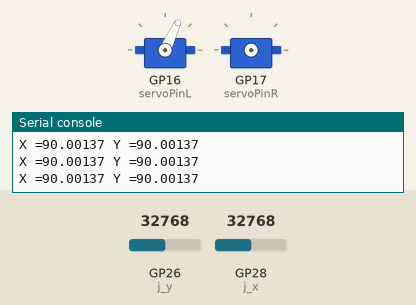
Recording of a program running on a simulated Raspberry Pi Pico running MicroPython. Shown: 2 × servo, the last lines printed to the serial console. The test bench sets the inputs (shaded band); at power-on: GP26 (j_y) = 32768, GP28 (j_x) = 32768 (analog values on the 0–65535 scale). Servo angles are drawn from the pulse width (0.5 ms = 0°, 2.5 ms = 180°).

Above: at 1.2 s.
1.3 s: GP26 (j_y) set to 0
At 2.1 s:
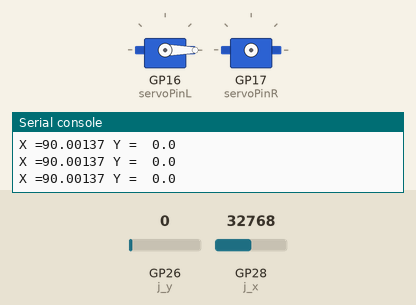
2.9 s: GP28 (j_x) set to 0
4.5 s: GP28 (j_x) set to 19660
At 5.0 s:
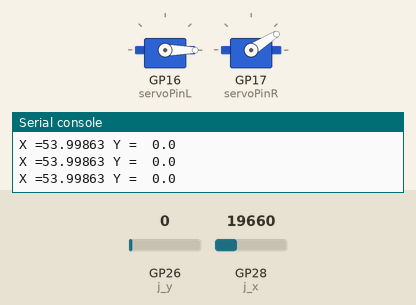
6.1 s: GP28 (j_x) set to 45874
At 7.4 s:
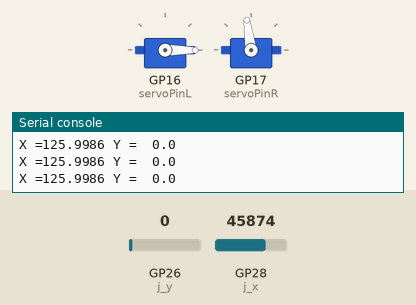
7.7 s: GP28 (j_x) set to 57670
At 9.0 s:
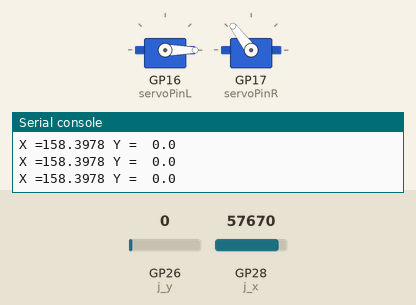
9.3 s: GP28 (j_x) set to 65535
At 10.6 s:
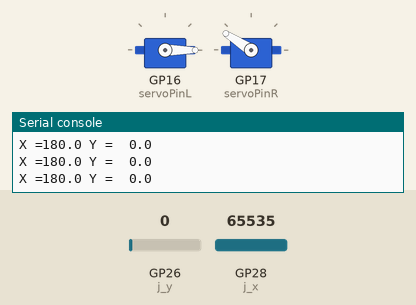
Timing chart, 0 to 11.9 s (numbered marks = the images above; inputs shaded):
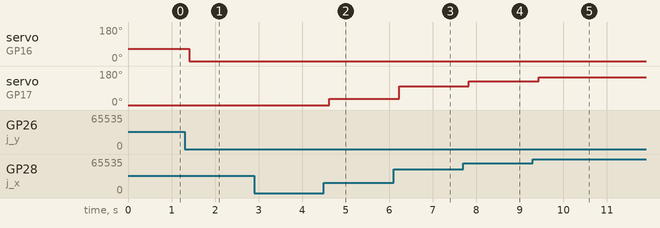

Measured:
- after the input at 1.3 s, servo on GP16 (servoPinL): 65° → 0° after 0.11 s
- after the input at 4.5 s, servo on GP17 (servoPinR): 0° → 32° after 0.12 s
- after the input at 6.1 s, servo on GP17 (servoPinR): 32° → 98° after 0.13 s
- after the input at 7.7 s, servo on GP17 (servoPinR): 98° → 127° after 0.13 s
- after the input at 9.3 s, servo on GP17 (servoPinR): 127° → 147° after 0.14 s

The program:

Jooy_stick.py
```python
import machine
import time
import math

from machine import Pin, PWM
from time import sleep

servoPinL = PWM(Pin(16))
servoPinL.freq(50)
servoPinR = PWM(Pin(17))
servoPinR.freq(50)

def servoL(degrees):
    if degrees > 180:degrees=180
    if degrees < 0:degrees=0
    maxDuty=7000
    minDuty=1000

    newDuty=minDuty+(maxDuty-minDuty)*(degrees/180)
    servoPinL.duty_u16(int(newDuty))

def servoR(degrees):
    if degrees > 180:degrees=180
    if degrees < 0:degrees=0
    maxDuty=7000
    minDuty=1000

    newDuty=minDuty+(maxDuty-minDuty)*(degrees/180)
    servoPinR.duty_u16(int(newDuty))

j_x=machine.ADC(2)
j_y=machine.ADC(0)
conversion_factor = 180 / 65535 # u16 to degree

while True:
    read_x = j_x.read_u16() * conversion_factor
    read_y = j_y.read_u16() * conversion_factor
    print('{}{:5}{}{:5}'.format('X =',read_x,' Y =',read_y))
    sleep(0.1)
    if abs(read_x - 90) > 20: servoR(read_x)
    else: servoL(read_y)
```
